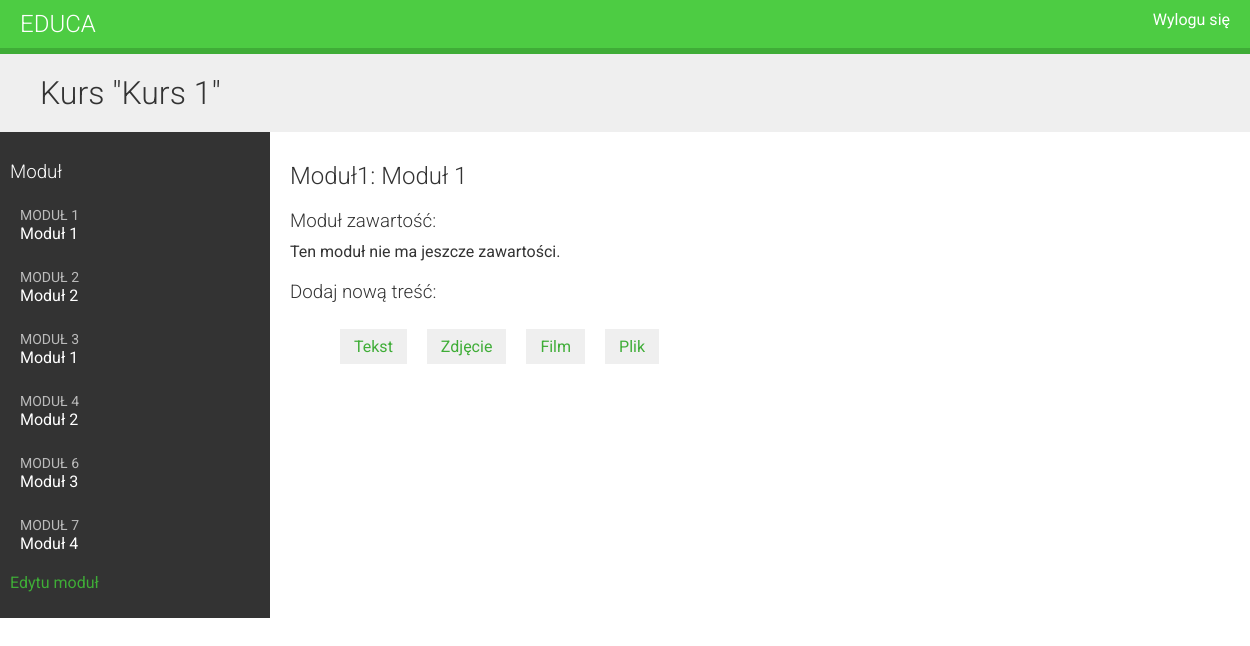
The page /course/module/1/ (signed in) on the database its author committed.
### courses/models.py (models this page shows, shortened)
class Course(models.Model):
    owner = models.ForeignKey(User,
                              related_name='courses_created',
                              on_delete=models.CASCADE)
    subject = models.ForeignKey(Subject,
                                related_name='courses',
                                on_delete=models.CASCADE)
    title = models.CharField(max_length=200)
    slug = models.SlugField(max_length=200, unique=True)
    overview = models.TextField()
    created = models.DateTimeField(auto_now_add=True)
    class Meta:
        ordering = ['-created']

class Module(models.Model):
    course = models.ForeignKey(Course,
                               related_name='modules',
                               on_delete=models.CASCADE)
    title = models.CharField(max_length=200)
    description = models.TextField(blank=True)
    order = OrderField(blank=True, for_fields=["course"])
    class Meta:
        ordering = ['order']

### courses/views.py (the view)
class ModuleContentListView(TemplateResponseMixin, View):
    template_name = 'courses/manage/module/content_list.html'
    def get(self, request, module_id):
        module = get_object_or_404(Module,
                                   id=module_id,
                                   course__owner=request.user)
        return self.render_to_response({'module': module})

### courses/templates/courses/manage/module/content_list.html (shortened to what this page needs)
{% extends "base.html" %}
{% load course %}
{% block content %}
{% with course=module.course %}
<h1>Kurs "{{ course.title }}"</h1>
<div class="contents">
  <h3>Moduł</h3>
  <ul id="modules">
    {% for m in course.modules.all %}
    <li data-id="{{ m.id }}'{% if module %} class='selected'{% endif %}>
      <a href="{% url 'module_content_list' m.id %}">
        <span>
          Moduł <span class="order">{{ m.order|add:1 }}</span>
        </span>
        <br>
        {{ m.title }}
    </li>
    {% empty %}
    <li>Brak modułów</li>
    {% endfor %}
  </ul>
  <p><a href="{% url 'course_module_update' course.id %}">
      Edytu moduł</a></p>
</div>
<div class="module">
  <h2>Moduł{{ module.order|add:1 }}: {{ module.title }}</h2>
  <h3>Moduł zawartość:</h3>
  <div id="module-contents">
    {% for content in module.contents.all %}
    <div data-id="{{ content.id }}">
      {% with item=content.item %}
      <p>{{ item }} ({{ item|model_name }})</p>
      <a href="{% url 'module_content_update' module.id item|model_name item.id %}">
        Edytuj
      </a>
      <form action="{% url 'module_content_delete' content.id %}" method="post">
        <input type="submit" value="Delete">
        {% csrf_token %}
      </form>
      {% endwith %}
    </div>
    {% empty %}
    <p>Ten moduł nie ma jeszcze zawartości.</p>
    {% endfor %}
  </div>
  <h3>Dodaj nową treść:</h3>
  <ul class="content-types">
    <li><a href="{% url 'module_content_create' module.id "text"%}">
        Tekst</a></li>
    <li><a href="{% url 'module_content_create' module.id "image"%}">
        Zdjęcie</a></li>
    <li><a href="{% url 'module_content_create' module.id 'video'%}">
        Film</a></li>
    <li><a href="{% url 'module_content_create' module.id 'file'%}">
        Plik</a></li>
  </ul>
</div>
{% endwith %}
{% endblock %}

### courses/static/css/base.css (style rules this page uses)
body { margin:0; font-family:'Roboto', sans-serif; font-weight:400; color:#333; }
a { color:#3fad37; text-decoration:none; }
ul { float:left; }
h1, h2, h3, h4, h5, h6 { font-family:'Roboto', sans-serif; font-weight:300; }
h1 { background:#efefef; width:100%; overflow:auto; padding:20px 0 20px 40px; margin:0; }
.module { padding:10px 20px; float:left; width:600px; }
.module h3 { margin:20px 0 0; padding:0; width:100%; }
.module p { margin:10px 0 20px; width:100%; float:left; }
.contents { width:20%; padding:10px; float:left; background:#333; color: #fff; font-family:'Roboto', sans-serif; }
.contents ul { list-style:none; margin:0; padding:0; width:100%; }
.contents ul li { margin:0 0 10px 0; padding:4px 10px 10px; overflow:auto; cursor:move; }
.contents ul span { text-transform:uppercase; color:#bbb; font-size:14px; }
ul.content-types li { list-style:none; float:left; margin:10px; background:#efefef; padding:8px 14px; }

### rows shown on the page
Course: title "Kurs 1"
Module: order|add "1", title "Moduł 1"
Module: order|add "2", title "Moduł 2"
Module: order|add "3", title "Moduł 1"
Module: order|add "4", title "Moduł 2"
Module: order|add "6", title "Moduł 3"
Module: order|add "7", title "Moduł 4"
